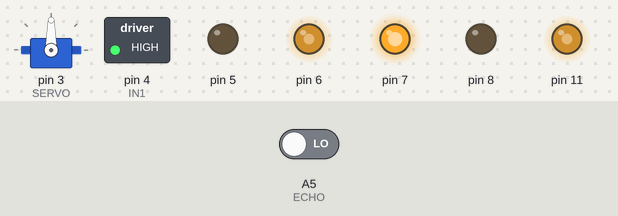
A sketch run on a simulated Arduino Uno, built with avr-gcc and run on an emulated ATmega328P. Shown: servo, switched loads named in the sketch (green lamp = pin HIGH), output pins drawn as LEDs (lit = HIGH). The inputs (shaded band) are chosen by the test bench; at power-on: A5 (ECHO) LOW. Pins used as bus, display or sensor lines are not drawn.

Above: at 0.1 s.
At 4.5 s:
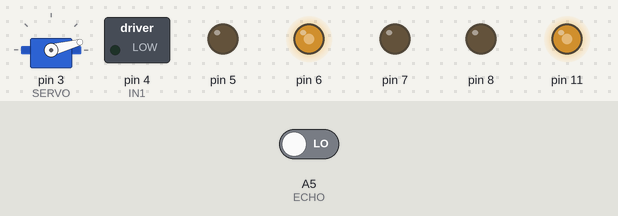
At 9.2 s:
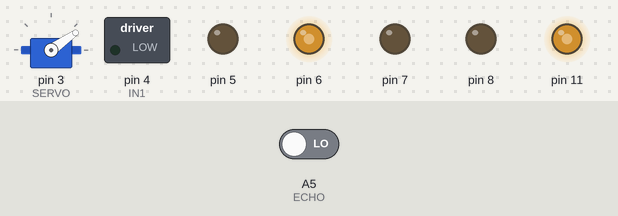
At 18.5 s:
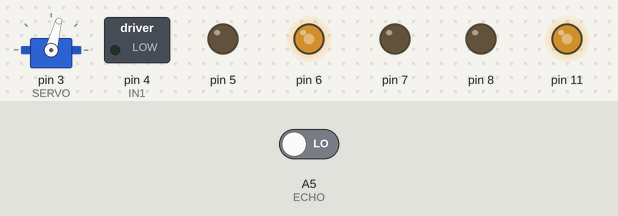
At 27.7 s:
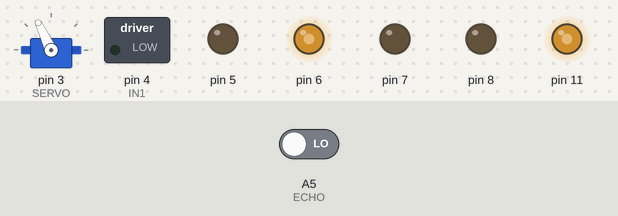
At 38.2 s:
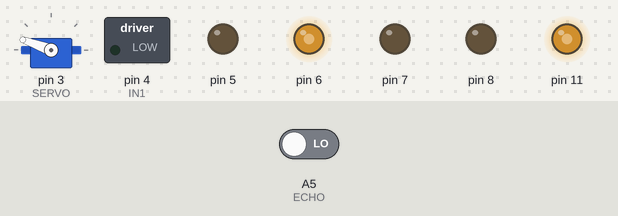
Timing chart, 0 to 40.0 s (numbered marks = the images above):
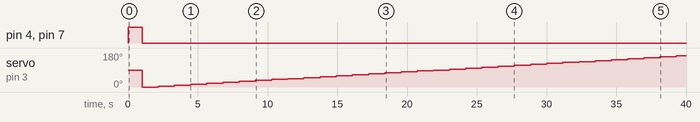

The sketch:

sonar.ino
```cpp
#include "Wheels.h"

#include <PinChangeInterrupt.h>
#include <Servo.h>

// piny dla sonaru (HC-SR04)
#define TRIG A4
#define ECHO A5

// pin kontroli serwo (musi być PWM)
#define SERVO 3

#define INTINPUT0 A0
#define INTINPUT1 A1
#define IN1 4
#define IN2 5

//1,2,A -lewo

//3,4,B - prawo
#define IN3 8
#define IN4 7

#define ENA 11
#define ENB 6
#define SPEED 60
#define BEEPER 13

Wheels w;

Servo serwo;

volatile int angle;


void setup() {
  w.attach(IN1,IN2,ENA,IN4,IN3,ENB);
  w.setSpeed(150);

  angle = 90;
  pinMode(TRIG, OUTPUT);    // TRIG startuje sonar
  pinMode(ECHO, INPUT);     // ECHO odbiera powracający impuls

  Serial.begin(9600);

  serwo.attach(SERVO);
  w.forward();

/* rozejrzyj się w zakresie od 0 stopni (patrz na jedną burtę)
 *  do 180 stopni (patrz na prawą burtę). Wydrukuj na konsoli
 *  kierunek patrzenia i najbliżej widziany obiekt (pojedynczy pomiar)
 */


/* patrz przed siebie */
  serwo.write(angle);

}

void loop() {
    unsigned int distance = lookAndTellDistance(angle);
    if(distance < 15 )
  {
    w.stop();
    int newdirangle = findway();
    serwo.write(newdirangle);
    Serial.println(newdirangle);
    delay(3000);
    }
    else {
      w.forward();
    }
  }


int findway(){
  unsigned int bestangle = 90;
 int bestdistance = 0;
   for(byte angle = 0; angle < 180; angle+= 5) {
    unsigned int t = lookAndTellDistance(angle);
    if( bestdistance < t){
      bestdistance = t;
      bestangle = angle;
      }
    delay(150);
  }
  return bestangle;
  }
unsigned int lookAndTellDistance(byte angle) {

  unsigned long tot;      // czas powrotu (time-of-travel)
  unsigned int distance;

  serwo.write(angle);

/* uruchamia sonar (puls 10 ms na `TRIGGER')
 * oczekuje na powrotny sygnał i aktualizuje
 */
  digitalWrite(TRIG, HIGH);
  delay(10);
  digitalWrite(TRIG, LOW);
  tot = pulseIn(ECHO, HIGH);

/* prędkość dźwięku = 340m/s => 1 cm w 29 mikrosekund
 * droga tam i z powrotem, zatem:
 */
  return distance = tot/58;

}
```

Wheels.cpp
```cpp
#include <Arduino.h>

#include "Wheels.h"

//
//#define SET_MOVEMENT(side,f,b) ( digitalWrite( side[0], f ) ); digitalWrite( side[1], b ) )

#define SET_MOVEMENT(side,f,b) digitalWrite( side[0], f);\
                               digitalWrite( side[1], b)
//#define HIGH 1
//#define LOW 0

//#define SET_MOVEMENT(s,f,b) delay(10);

Wheels::Wheels()
{
  cnt1 =0;
  cnt2 =0;
  }

void Wheels::attachRight(int pF, int pB, int pS)
{
    pinMode(pF, OUTPUT);
    pinMode(pB, OUTPUT);
    pinMode(pS, OUTPUT);
    this->pinsRight[0] = pF;
    this->pinsRight[1] = pB;
    this->pinsRight[2] = pS;
}


void Wheels::attachLeft(int pF, int pB, int pS)
{
    pinMode(pF, OUTPUT);
    pinMode(pB, OUTPUT);
    pinMode(pS, OUTPUT);
    this->pinsLeft[0] = pF;
    this->pinsLeft[1] = pB;
    this->pinsLeft[2] = pS;
}

void Wheels::setSpeedRight(uint8_t s)
{
    analogWrite(this->pinsRight[2], s);
}

void Wheels::setSpeedLeft(uint8_t s)
{
    analogWrite(this->pinsLeft[2], s);
}

void Wheels::setSpeed(uint8_t s)
{
    setSpeedLeft(s);
    setSpeedRight(s);
}

void Wheels::attach(int pRF, int pRB, int pRS, int pLF, int pLB, int pLS)
{
    this->attachRight(pRF, pRB, pRS);
    this->attachLeft(pLF, pLB, pLS);
}

void Wheels::forwardLeft()
{
    SET_MOVEMENT(pinsLeft, HIGH, LOW);
}

void Wheels::forwardRight()
{
    SET_MOVEMENT(pinsRight, HIGH, LOW);
}

void Wheels::backLeft()
{
    SET_MOVEMENT(pinsLeft, LOW, HIGH);
}

void Wheels::backRight()
{
    SET_MOVEMENT(pinsRight, LOW, HIGH);
}

void Wheels::forward()
{
    this->forwardLeft();
    this->forwardRight();
}

void Wheels::back()
{
    this->backLeft();
    this->backRight();
}

void Wheels::stopLeft()
{
    SET_MOVEMENT(pinsLeft, LOW, LOW);
}

void Wheels::stopRight()
{
    SET_MOVEMENT(pinsRight, LOW, LOW);
}
void Wheels::turnRight(int angle){
  int t = 1.2*angle;
  this->cnt1 = 0;
  this->cnt2 = 0;
  forwardLeft();
  backRight();
  while(this->cnt1 +this->cnt2 <t);
  this->stop();
  }
void Wheels::stop()
{
    this->stopLeft();
    this->stopRight();
}
```

Wheels.h
```cpp
#include <Arduino.h>


#ifndef Wheels_h
#define Wheels_h


class Wheels {
    public:
        Wheels();
        void attachRight(int pinForward, int pinBack, int pinSpeed);
        void attachLeft(int pinForward, int pinBack, int pinSpeed);
        void attach(int pinRightForward, int pinRightBack, int pinRightSpeed,
                    int pinLeftForward, int pinLeftBack, int pinLeftSpeed);
        void forward();
        void forwardLeft();
        void forwardRight();
        void back();
        void backLeft();
        void backRight();
        void stop();
        void stopLeft();
        void stopRight();
        void setSpeed(uint8_t);
        void setSpeedRight(uint8_t);
        void setSpeedLeft(uint8_t);
        void turnRight(int angle);
        void turnLeft(int angle);
        volatile int cnt1;
        volatile int cnt2;
    private:
        int pinsRight[3];
        int pinsLeft[3];
};


#endif
```

Measured:
- by itself, pin 4 (IN1), pin 7: HIGH → LOW at 1.0 s
- by itself, servo on pin 3 (SERVO): 90° → 0° at 1.0 s, → 5° 1.2 s later, → 10° 1.2 s later, → 15° 1.2 s later, … (34 changes in this stretch)
